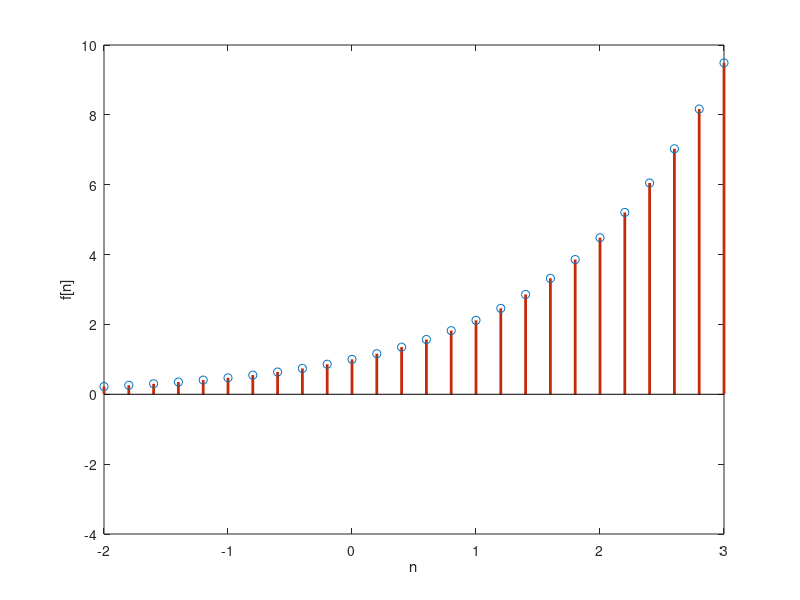

MATLAB code for this plot:
clear
clc
close all

a=0.75
n=-2:0.2:3;
y=exp(a*n)

figure(5)
stem(n,y,'color',[200 40 10]/255,'Linewidth',2)
axis([-2 3 -4 10])
xlabel('n')
ylabel('f[n]')
